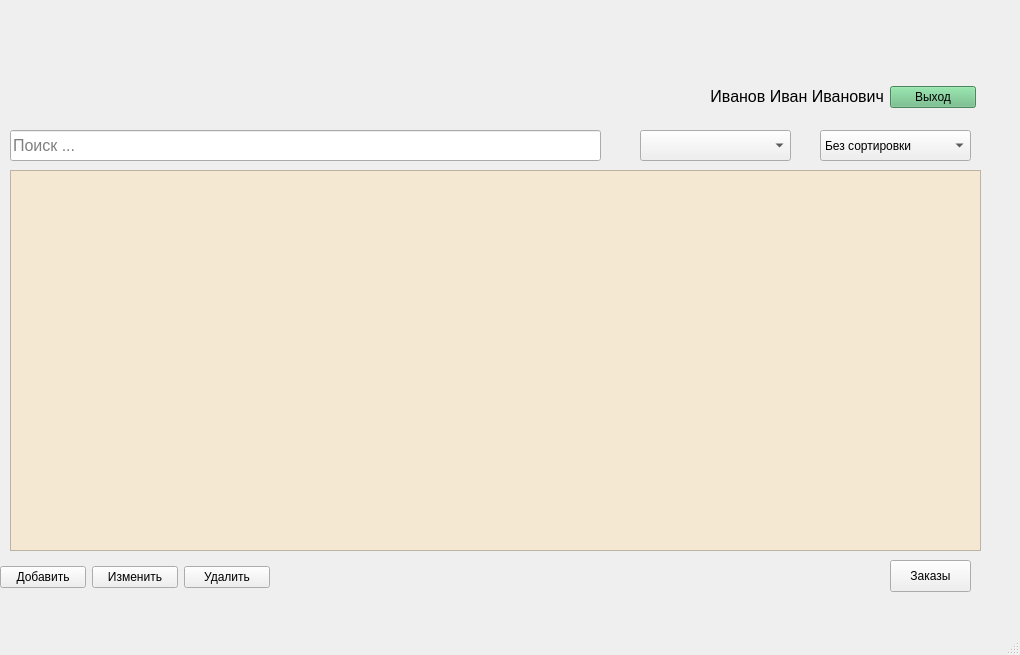
<?xml version="1.0" encoding="UTF-8"?>
<ui version="4.0">
 <class>MainWindow</class>
 <widget class="QMainWindow" name="MainWindow">
  <property name="geometry">
   <rect>
    <x>0</x>
    <y>0</y>
    <width>1020</width>
    <height>655</height>
   </rect>
  </property>
  <property name="windowTitle">
   <string>MainWindow</string>
  </property>
  <widget class="QWidget" name="centralwidget">
   <widget class="QLineEdit" name="line_search">
    <property name="geometry">
     <rect>
      <x>10</x>
      <y>130</y>
      <width>591</width>
      <height>31</height>
     </rect>
    </property>
    <property name="font">
     <font>
      <pointsize>12</pointsize>
     </font>
    </property>
    <property name="placeholderText">
     <string>Поиск ...</string>
    </property>
   </widget>
   <widget class="QComboBox" name="combo_supplier">
    <property name="geometry">
     <rect>
      <x>640</x>
      <y>130</y>
      <width>151</width>
      <height>31</height>
     </rect>
    </property>
   </widget>
   <widget class="QWidget" name="widget1">
    <property name="geometry">
     <rect>
      <x>710</x>
      <y>80</y>
      <width>266</width>
      <height>34</height>
     </rect>
    </property>
    <layout class="QHBoxLayout" name="horizontalLayout">
     <item>
      <widget class="QLabel" name="label_user">
       <property name="text">
        <string>&lt;html&gt;&lt;head/&gt;&lt;body&gt;&lt;p&gt;&lt;span style=&quot; font-size:12pt;&quot;&gt;Иванов Иван Иванович&lt;/span&gt;&lt;/p&gt;&lt;/body&gt;&lt;/html&gt;</string>
       </property>
       <property name="alignment">
        <set>Qt::AlignmentFlag::AlignRight|Qt::AlignmentFlag::AlignTrailing|Qt::AlignmentFlag::AlignVCenter</set>
       </property>
      </widget>
     </item>
     <item>
      <widget class="QPushButton" name="btn_logout">
       <property name="styleSheet">
        <string notr="true">font: 12pt &quot;Segoe UI&quot;;
background-color: rgb(103, 186, 128);</string>
       </property>
       <property name="text">
        <string>Выход</string>
       </property>
      </widget>
     </item>
    </layout>
   </widget>
   <widget class="QComboBox" name="combo_sort">
    <property name="geometry">
     <rect>
      <x>820</x>
      <y>130</y>
      <width>151</width>
      <height>31</height>
     </rect>
    </property>
    <item>
     <property name="text">
      <string>Без сортировки</string>
     </property>
    </item>
    <item>
     <property name="text">
      <string>Количество по возрастанию</string>
     </property>
    </item>
    <item>
     <property name="text">
      <string>Количество по убыванию</string>
     </property>
    </item>
    <item>
     <property name="text">
      <string/>
     </property>
    </item>
   </widget>
   <widget class="QWidget" name="widget2">
    <property name="geometry">
     <rect>
      <x>0</x>
      <y>560</y>
      <width>270</width>
      <height>34</height>
     </rect>
    </property>
    <layout class="QHBoxLayout" name="horizontalLayout_4">
     <item>
      <widget class="QPushButton" name="btn_add">
       <property name="styleSheet">
        <string>font: 12pt &quot;Segoe UI&quot;;</string>
       </property>
       <property name="text">
        <string>Добавить</string>
       </property>
      </widget>
     </item>
     <item>
      <widget class="QPushButton" name="btn_edit">
       <property name="styleSheet">
        <string>font: 12pt &quot;Segoe UI&quot;;</string>
       </property>
       <property name="text">
        <string>Изменить</string>
       </property>
      </widget>
     </item>
     <item>
      <widget class="QPushButton" name="btn_delete">
       <property name="styleSheet">
        <string>font: 12pt &quot;Segoe UI&quot;;</string>
       </property>
       <property name="text">
        <string>Удалить</string>
       </property>
      </widget>
     </item>
    </layout>
   </widget>
   <widget class="QScrollArea" name="scrollArea">
    <property name="geometry">
     <rect>
      <x>10</x>
      <y>170</y>
      <width>971</width>
      <height>381</height>
     </rect>
    </property>
    <property name="styleSheet">
     <string notr="true">background-color: rgb(244, 232, 211);</string>
    </property>
    <property name="widgetResizable">
     <bool>true</bool>
    </property>
    <widget class="QWidget" name="scrollAreaWidgetContents">
     <property name="geometry">
      <rect>
       <x>0</x>
       <y>0</y>
       <width>967</width>
       <height>377</height>
      </rect>
     </property>
     <widget class="QWidget" name="verticalLayoutWidget">
      <property name="geometry">
       <rect>
        <x>10</x>
        <y>10</y>
        <width>951</width>
        <height>361</height>
       </rect>
      </property>
      <layout class="QVBoxLayout" name="verticalLayout"/>
     </widget>
    </widget>
   </widget>
   <widget class="QPushButton" name="btn_orders">
    <property name="geometry">
     <rect>
      <x>890</x>
      <y>560</y>
      <width>81</width>
      <height>32</height>
     </rect>
    </property>
    <property name="styleSheet">
     <string>font: 12pt &quot;Segoe UI&quot;;</string>
    </property>
    <property name="text">
     <string>Заказы</string>
    </property>
   </widget>
   <widget class="QLabel" name="label_logo">
    <property name="geometry">
     <rect>
      <x>10</x>
      <y>10</y>
      <width>31</width>
      <height>31</height>
     </rect>
    </property>
    <property name="text">
     <string/>
    </property>
    <property name="pixmap">
     <pixmap>../../Downloads/КОД 09.02.07-2-2025 Приложения к образцу задания Том 1 (1)/КОД 09.02.07-2-2025 Приложения к образцу задания Том 1/Ресурсы/Мастер пол.png</pixmap>
    </property>
    <property name="scaledContents">
     <bool>true</bool>
    </property>
   </widget>
  </widget>
  <widget class="QMenuBar" name="menubar">
   <property name="geometry">
    <rect>
     <x>0</x>
     <y>0</y>
     <width>1020</width>
     <height>33</height>
    </rect>
   </property>
  </widget>
  <widget class="QStatusBar" name="statusbar"/>
 </widget>
 <resources/>
 <connections/>
</ui>
